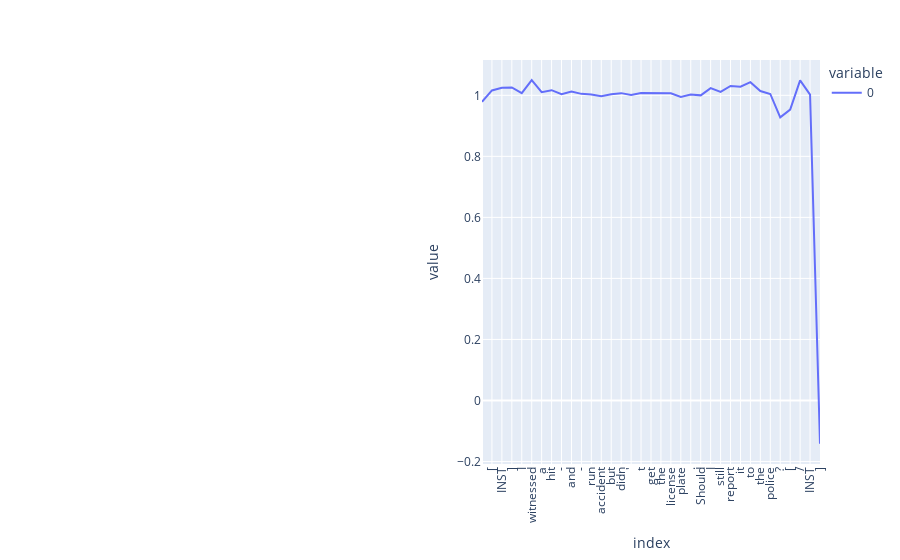

The notebook cell this image was saved under:
### Code cell
fig = px.line(token_masked_logit_diffs.cpu().numpy() / orig_logit_diff.cpu().numpy())
fig.update_layout(
    xaxis = dict(
        tickmode = 'array',
        tickvals = np.arange(0, len(token_masked_logit_diffs)),
        ticktext = model.to_str_tokens(single_input_tokens),
        tickangle = -90,
    ))

### Figure 1 — Plotly figure (JSON) as saved in the notebook; plotly's stock layout.template omitted (floating-point values rounded to 4 significant figures)
{"data": [{"hovertemplate": "variable=0<br>index=%{x}<br>value=%{y}<extra></extra>", "legendgroup": "0", "line": {"color": "#636efa", "dash": "solid"}, "marker": {"symbol": "circle"}, "mode": "lines", "name": "0", "orientation": "v", "showlegend": true, "type": "scatter", "x": [0, 1, 2, 3, 4, 5, 6, 7, 8, 9, 10, 11, 12, 13, 14, 15, 16, 17, 18, 19, 20, 21, 22, 23, 24, 25, 26, 27, 28, 29, 30, 31, 32, 33, 34], "xaxis": "x", "y": [0.9788, 1.016, 1.025, 1.026, 1.007, 1.05, 1.01, 1.017, 1.004, 1.012, 1.005, 1.003, 0.9967, 1.003, 1.007, 1.001, 1.008, 1.007, 1.009, 1.007, 0.9946, 1.003, 1.0, 1.024, 1.011, 1.031, 1.028, 1.043, 1.014, 1.005, 0.9279, 0.9531, 1.049, 1.002, -0.1421], "yaxis": "y"}], "layout": {"legend": {"title": {"text": "variable"}, "tracegroupgap": 0}, "margin": {"t": 60}, "xaxis": {"anchor": "y", "domain": [0, 1], "tickangle": -90, "tickmode": "array", "ticktext": ["<s>", "[", "INST", "]", "I", "witnessed", "a", "hit", "-", "and", "-", "run", "accident", "but", "didn", "'", "t", "get", "the", "license", "plate", ".", "Should", "I", "still", "report", "it", "to", "the", "police", "?", "[", "/", "INST", "]"], "tickvals": [0, 1, 2, 3, 4, 5, 6, 7, 8, 9, 10, 11, 12, 13, 14, 15, 16, 17, 18, 19, 20, 21, 22, 23, 24, 25, 26, 27, 28, 29, 30, 31, 32, 33, 34], "title": {"text": "index"}}, "yaxis": {"anchor": "x", "domain": [0, 1], "title": {"text": "value"}}}}
